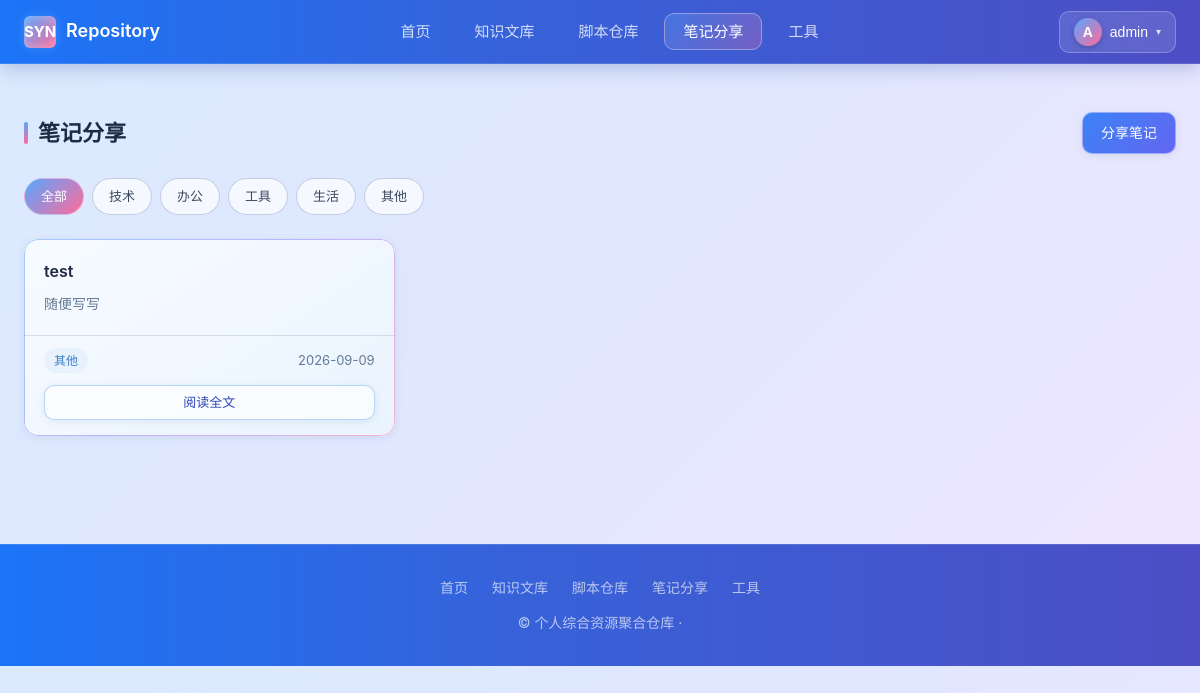
Screenshot of /notes/ (signed in) with the database file from the repository.
### core/models.py (models this page shows, shortened)
class Note(models.Model):
    TAG_CHOICES = [('tech', '技术'), ('office', '办公'), ('tool', '工具'), ('life', '生活'), ('other', '其他')]
    title = models.CharField('标题', max_length=200)
    tag = models.CharField('分类标签', max_length=20, choices=TAG_CHOICES, default='tech')
    content = models.TextField('内容')
    intro = models.TextField('简短导读', blank=True)
    author = models.CharField('作者', max_length=50, default='管理员')
    published_at = models.DateTimeField('发布时间', auto_now_add=True)
    class Meta:
        verbose_name = '笔记'
        verbose_name_plural = '笔记'
        ordering = ['-published_at']

### core/views.py (the view)
# urls.py: path('notes/', views.note_list, name='notes'),
@login_required
def note_list(request):
    tag = request.GET.get('tag', '')
    notes = Note.objects.all()
    if tag:
        notes = notes.filter(tag=tag)
    paginator = Paginator(notes, 10)
    page = request.GET.get('page', 1)
    notes_page = paginator.get_page(page)
    context = {
        'notes': notes_page,
        'current_tag': tag,
        'active_page': 'notes'
    }
    return render(request, 'notes.html', context)

### templates/notes.html (shortened to what this page needs)
{% extends 'base.html' %}
{% block content %}
<div class="container">
    <section class="section">
        <div class="section-header">
            <h2 class="section-title">笔记分享</h2>
            <a href="/admin/core/note/add/" class="btn btn-primary">分享笔记</a>
        </div>
        <div class="category-nav">
            <a href="{% url 'core:notes' %}" class="category-chip {% if not current_tag %}active{% endif %}">全部</a>
            <a href="?tag=tech" class="category-chip {% if current_tag == 'tech' %}active{% endif %}">技术</a>
            <a href="?tag=office" class="category-chip {% if current_tag == 'office' %}active{% endif %}">办公</a>
            <a href="?tag=tool" class="category-chip {% if current_tag == 'tool' %}active{% endif %}">工具</a>
            <a href="?tag=life" class="category-chip {% if current_tag == 'life' %}active{% endif %}">生活</a>
            <a href="?tag=other" class="category-chip {% if current_tag == 'other' %}active{% endif %}">其他</a>
        </div>
        <div class="grid-3">
            {% for note in notes %}
            <div class="card">
                <div class="card-body">
                    <div class="card-title">{{ note.title }}</div>
                    <div class="card-text">{{ note.intro|default:"暂无导读" }}</div>
                </div>
                <div class="card-footer">
                    <span class="tag">{{ note.get_tag_display }}</span>
                    <span>{{ note.published_at|date:"Y-m-d" }}</span>
                </div>
                <div style="padding: 0 20px 16px;">
                    <a href="{% url 'core:note_detail' note.pk %}" class="btn btn-outline btn-sm" style="width:100%; justify-content:center;">阅读全文</a>
                </div>
            </div>
            {% empty %}
            <div class="card" style="grid-column: 1 / -1;">
                <div class="card-body" style="text-align:center; color: var(--gray-500); padding: 60px;">
                    暂无笔记，<a href="/admin/core/note/add/" style="color: var(--primary-blue);">分享第一篇笔记</a>
                </div>
            </div>
            {% endfor %}
        </div>
    </section>
</div>
{% endblock %}

### templates/base.html (shortened to what this page needs)
{% load static %}
<!DOCTYPE html>
<html lang="zh-CN">
<head>
    <link rel="stylesheet" href="{% static 'css/style.css' %}">
</head>
<body>
    <nav class="navbar">
        <div class="container navbar-inner">
            <a href="{% url 'core:index' %}" class="navbar-brand">
                <span class="logo-icon"></span>
                <span>Repository</span>
            </a>
            <ul class="navbar-menu">
                <li><a href="{% url 'core:index' %}" class="{% if active_page == 'home' %}active{% endif %}">首页</a></li>
                <li><a href="{% url 'core:knowledge' %}" class="{% if active_page == 'knowledge' %}active{% endif %}">知识文库</a></li>
                <li><a href="{% url 'core:scripts' %}" class="{% if active_page == 'scripts' %}active{% endif %}">脚本仓库</a></li>
                <li><a href="{% url 'core:notes' %}" class="{% if active_page == 'notes' %}active{% endif %}">笔记分享</a></li>
                <li><a href="{% url 'core:tools' %}" class="{% if active_page == 'tools' %}active{% endif %}">工具</a></li>
            </ul>
            <div class="navbar-user">
                {% if user.is_authenticated %}
                    <div class="user-dropdown">
                        <button class="user-dropdown-toggle" onclick="toggleDropdown(event)">
                            <span class="user-avatar">{{ user.username|first|upper }}</span>
                            <span class="user-name">{{ user.username }}</span>
                            <span class="dropdown-arrow">&#9662;</span>
                        </button>
                    </div>
                {% else %}
                    <a href="{% url 'core:login' %}" class="btn btn-ghost btn-sm login-btn">登录</a>
                {% endif %}
            </div>
        </div>
    </nav>
    <main>
        {% block content %}{% endblock %}
    </main>
    <footer class="footer">
        <div class="container">
            <div class="footer-links">
                <a href="{% url 'core:index' %}">首页</a>
                <a href="{% url 'core:knowledge' %}">知识文库</a>
                <a href="{% url 'core:scripts' %}">脚本仓库</a>
                <a href="{% url 'core:notes' %}">笔记分享</a>
                <a href="{% url 'core:tools' %}">工具</a>
            </div>
            <p>&copy; 个人综合资源聚合仓库 &middot;</p>
        </div>
    </footer>
</body>
</html>

### rows the page displays
Note: title "test", intro "随便写写", tag "其他", published_at "2026-09-09"

### other values shown
{{ user.username|first|upper }} "A"
{{ user.username }} "admin"
